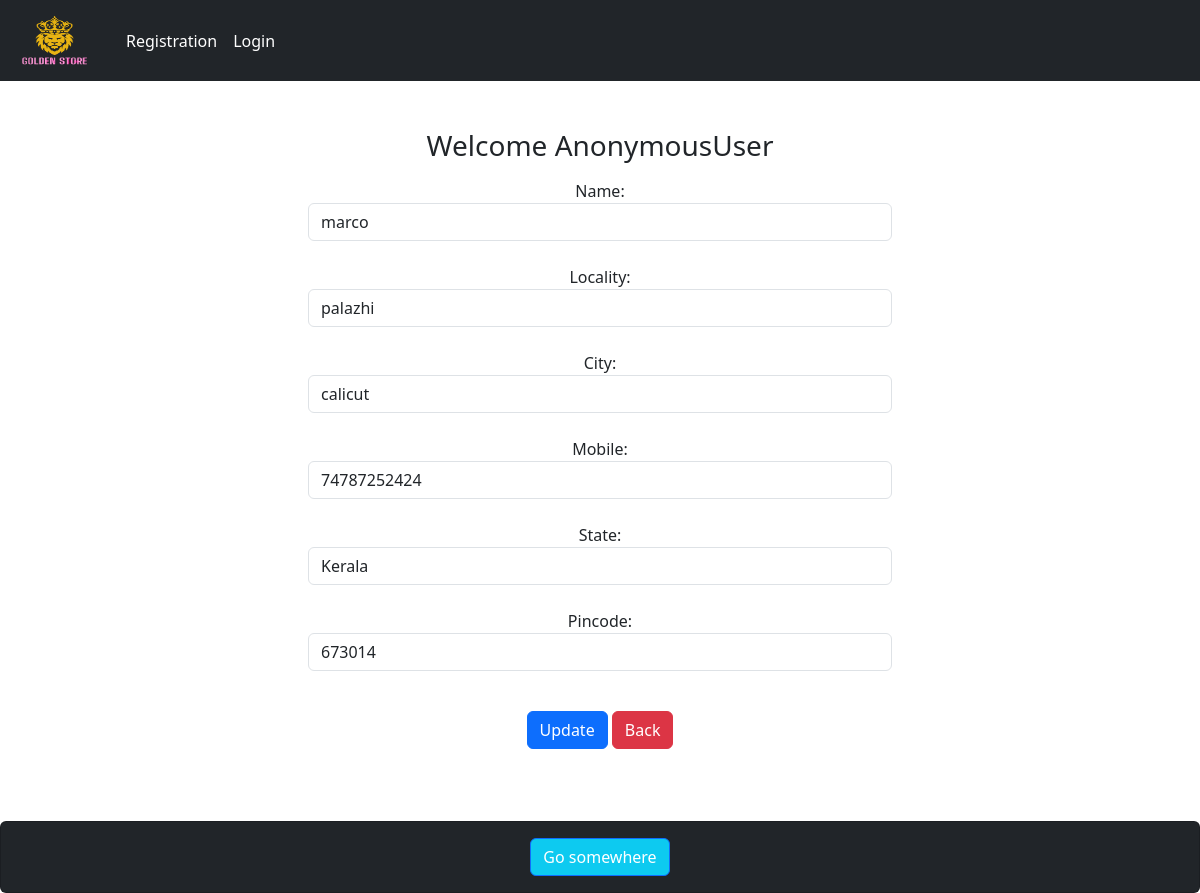
The page /Updateaddress/3 on the database its author committed.
### shop/models.py (models this page shows, shortened)
class Customer(models.Model):
    STATE_CHOICES = (
        ('Kerala', 'Kerala'),
        ('Andhra Pradesh', 'Andhra Pradesh'),
        ('Assam', 'Assam'),
        ('Uttar Pradesh', 'Uttar Pradesh'),
        ('Andhra Pradesh', 'Andhra Pradesh'),
        ('Bihar', 'Bihar'),
        ('Haryana', 'Haryana'),
        ('Madhya Pradesh', 'Madhya Pradesh'),
        ('Uttarakhand', 'Uttarakhand'),
        ('Rajasthan', 'Rajasthan'),
        ('Himachal Pradesh', 'Himachal Pradesh'),
        ('Nagaland', 'Nagaland'),
        ('Sikkim', 'Sikkim'),
        ('Manipur', 'Manipur'),
        ('Arunachal Pradesh', 'Arunachal Pradesh'),
        ('Maharashtra', 'Maharashtra'),
        ('Tamil Nadu', 'Tamil Nadu'),
        ('Odisha', 'Odisha'),
        ('Goa', 'Goa'),
        ('Karnataka', 'Karnataka'),
        ('Chhattisgarh', 'Chhattisgarh'),
        ('Gujarat', 'Gujarat'),
        ('Mizoram', 'Mizoram'),
        ('Tripura', 'Tripura'),
        ('West Bengal', 'West Bengal'),
        ('Jharkhand', 'Jharkhand'),
        ('Meghalaya', 'Meghalaya'),
        ('Jammu & Kashmir', 'Jammu & Kashmir'),
    )
    user = models.ForeignKey(User,on_delete=models.CASCADE)
    name = models.CharField (max_length=200, null=True)
    locality = models.CharField (max_length=200, null=True)
    city = models.CharField(max_length=50,null=True)
    mobile = models.IntegerField(default=0)
    pincode = models.IntegerField()
    state = models.CharField(choices=STATE_CHOICES,max_length=100,null=True)

### shop/views.py (the view, shortened to what this page needs)
# urls.py: path('Updateaddress/<int:pk>',views.updateAddress.as_view(),name='updateAddress'),
class updateAddress(View):
    def get(self,request,pk):
        add = Customer.objects.get(pk=pk)
        form = CustomerProfileForm(instance=add)
        return render(request,'Updateaddress.html',locals())

### shop/forms.py
class CustomerProfileForm(forms.ModelForm):
    class Meta:
        model = Customer
        fields = ['name','locality','city','mobile','state','pincode']
        widgets={
            'name' :forms.TextInput(attrs={'class':'form-control'}),
            'locality' :forms.TextInput(attrs={'class':'form-control'}),
            'city' :forms.TextInput(attrs={'class':'form-control'}),
            'mobile' :forms.NumberInput(attrs={'class':'form-control'}),
            'state' :forms.Select(attrs={'class':'form-control'}),
            'pincode' :forms.NumberInput(attrs={'class':'form-control'}),
        }

### shop/templates/Updateaddress.html (shortened to what this page needs)
{% extends 'base.html' %}
{% load static %}
{% block content %}
<div class="container text-center my-5 h-75 w-75">
    <div class="row">
        <h3 >Welcome <span class="text-capitalize ">{{request.user}}</span></h3>
    </div>
    <div class="col-sm-8 offset-sm-2 mt-2">
        <form action="" method="post">
            {% for fm in form %}
        {{fm.label_tag}} {{fm}} <small class="text-danger ">{{fm.errors|striptags}}</small><br>
        {% endfor %}
        <div class="col-12 mt-3">
            <button type="submit" class=" btn btn-primary">Update</button>
            <a href="{% url 'address' %}" type="button" class="btn btn-danger">Back</a>
        </div>
        </form>
        <br><br><br><br>
    </div>
{% endblock content %}

### rows shown on the page
Customer: form "marco" "palazhi" "calicut" "74787252424" "Kerala" "673014"

### other values the page prints
{{ request.user }} "AnonymousUser"
{{ fm.label_tag }} "Name:" "Locality:" "City:" "Mobile:" "State:" "Pincode:"
